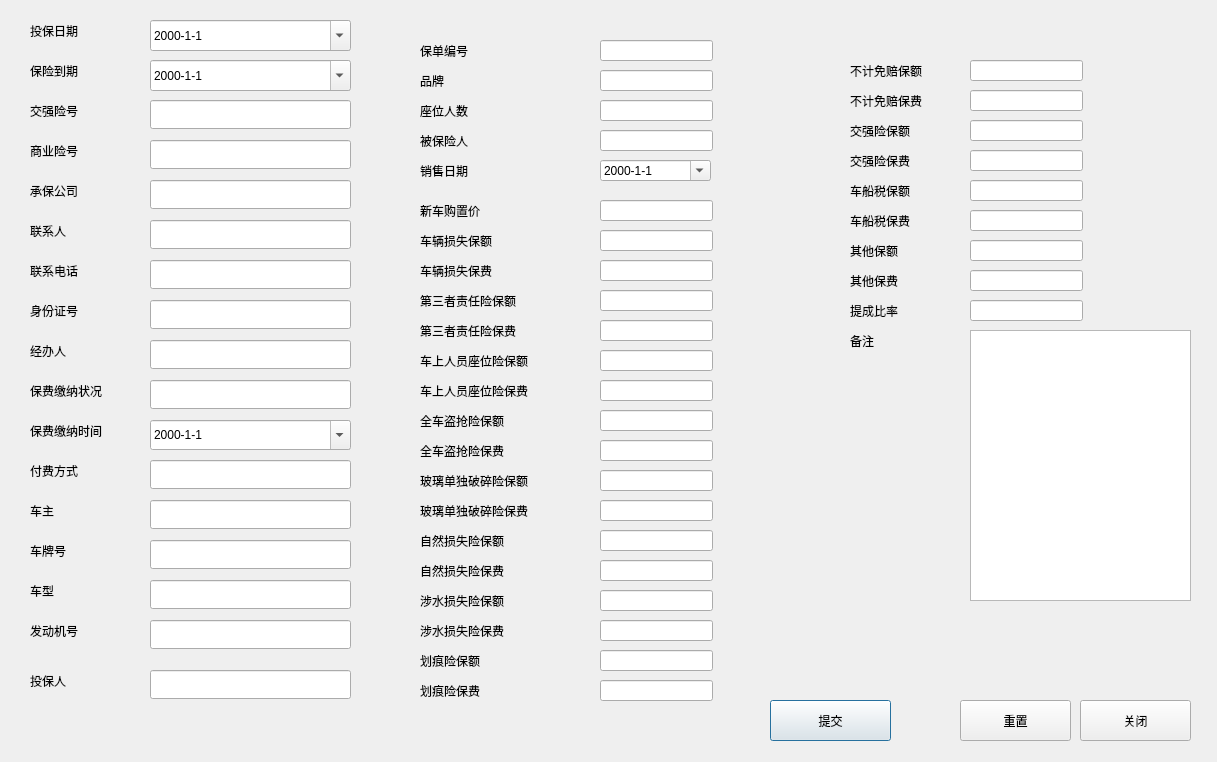
<?xml version="1.0" encoding="UTF-8"?>
<ui version="4.0">
 <class>WarrantInsertDialog</class>
 <widget class="QDialog" name="WarrantInsertDialog">
  <property name="geometry">
   <rect>
    <x>0</x>
    <y>0</y>
    <width>1217</width>
    <height>762</height>
   </rect>
  </property>
  <property name="windowTitle">
   <string>Dialog</string>
  </property>
  <widget class="QLabel" name="label_23">
   <property name="geometry">
    <rect>
     <x>420</x>
     <y>230</y>
     <width>111</width>
     <height>21</height>
    </rect>
   </property>
   <property name="text">
    <string>车辆损失保额</string>
   </property>
  </widget>
  <widget class="QLabel" name="label_46">
   <property name="geometry">
    <rect>
     <x>850</x>
     <y>270</y>
     <width>81</width>
     <height>21</height>
    </rect>
   </property>
   <property name="text">
    <string>其他保费</string>
   </property>
  </widget>
  <widget class="QLineEdit" name="Insert_InsuredEdit">
   <property name="geometry">
    <rect>
     <x>600</x>
     <y>130</y>
     <width>113</width>
     <height>21</height>
    </rect>
   </property>
  </widget>
  <widget class="QLineEdit" name="Insert_CarShipEdit">
   <property name="geometry">
    <rect>
     <x>970</x>
     <y>180</y>
     <width>113</width>
     <height>21</height>
    </rect>
   </property>
  </widget>
  <widget class="QLabel" name="label_7">
   <property name="geometry">
    <rect>
     <x>30</x>
     <y>260</y>
     <width>80</width>
     <height>21</height>
    </rect>
   </property>
   <property name="text">
    <string>联系电话</string>
   </property>
  </widget>
  <widget class="QLineEdit" name="Insert_BrandEdit">
   <property name="geometry">
    <rect>
     <x>600</x>
     <y>70</y>
     <width>113</width>
     <height>21</height>
    </rect>
   </property>
  </widget>
  <widget class="QPushButton" name="Main_CommitButton_2">
   <property name="geometry">
    <rect>
     <x>960</x>
     <y>700</y>
     <width>111</width>
     <height>41</height>
    </rect>
   </property>
   <property name="text">
    <string>重置</string>
   </property>
  </widget>
  <widget class="QLabel" name="label_34">
   <property name="geometry">
    <rect>
     <x>420</x>
     <y>560</y>
     <width>141</width>
     <height>21</height>
    </rect>
   </property>
   <property name="text">
    <string>自然损失险保费</string>
   </property>
  </widget>
  <widget class="QLineEdit" name="Insert_WaterPreEdit">
   <property name="geometry">
    <rect>
     <x>600</x>
     <y>620</y>
     <width>113</width>
     <height>21</height>
    </rect>
   </property>
  </widget>
  <widget class="QLineEdit" name="Insert_NatureEdit">
   <property name="geometry">
    <rect>
     <x>600</x>
     <y>530</y>
     <width>113</width>
     <height>21</height>
    </rect>
   </property>
  </widget>
  <widget class="QLineEdit" name="Insert_EngineNumberEdit">
   <property name="geometry">
    <rect>
     <x>150</x>
     <y>620</y>
     <width>201</width>
     <height>29</height>
    </rect>
   </property>
  </widget>
  <widget class="QLineEdit" name="Insert_ForcePayPreEdit">
   <property name="geometry">
    <rect>
     <x>970</x>
     <y>150</y>
     <width>113</width>
     <height>21</height>
    </rect>
   </property>
  </widget>
  <widget class="QLabel" name="label_18">
   <property name="geometry">
    <rect>
     <x>420</x>
     <y>70</y>
     <width>101</width>
     <height>21</height>
    </rect>
   </property>
   <property name="text">
    <string>品牌</string>
   </property>
  </widget>
  <widget class="QLabel" name="label_43">
   <property name="geometry">
    <rect>
     <x>850</x>
     <y>180</y>
     <width>101</width>
     <height>21</height>
    </rect>
   </property>
   <property name="text">
    <string>车船税保额</string>
   </property>
  </widget>
  <widget class="QLineEdit" name="Insert_ScarPreInsert">
   <property name="geometry">
    <rect>
     <x>600</x>
     <y>680</y>
     <width>113</width>
     <height>21</height>
    </rect>
   </property>
  </widget>
  <widget class="QLineEdit" name="Insert_OtherEdit">
   <property name="geometry">
    <rect>
     <x>970</x>
     <y>240</y>
     <width>113</width>
     <height>21</height>
    </rect>
   </property>
  </widget>
  <widget class="QLabel" name="label_10">
   <property name="geometry">
    <rect>
     <x>30</x>
     <y>380</y>
     <width>111</width>
     <height>21</height>
    </rect>
   </property>
   <property name="text">
    <string>保费缴纳状况</string>
   </property>
  </widget>
  <widget class="QLabel" name="label_25">
   <property name="geometry">
    <rect>
     <x>420</x>
     <y>290</y>
     <width>151</width>
     <height>21</height>
    </rect>
   </property>
   <property name="text">
    <string>第三者责任险保额</string>
   </property>
  </widget>
  <widget class="QLineEdit" name="Insert_PersonalNumberEdit">
   <property name="geometry">
    <rect>
     <x>150</x>
     <y>300</y>
     <width>201</width>
     <height>29</height>
    </rect>
   </property>
  </widget>
  <widget class="QLineEdit" name="Insert_GrassPreEdit">
   <property name="geometry">
    <rect>
     <x>600</x>
     <y>500</y>
     <width>113</width>
     <height>21</height>
    </rect>
   </property>
  </widget>
  <widget class="QLineEdit" name="Insert_CarKindEdit">
   <property name="geometry">
    <rect>
     <x>150</x>
     <y>580</y>
     <width>201</width>
     <height>29</height>
    </rect>
   </property>
  </widget>
  <widget class="QLineEdit" name="Insert_CarNumberEdit">
   <property name="geometry">
    <rect>
     <x>150</x>
     <y>540</y>
     <width>201</width>
     <height>29</height>
    </rect>
   </property>
  </widget>
  <widget class="QLabel" name="label_21">
   <property name="geometry">
    <rect>
     <x>420</x>
     <y>160</y>
     <width>101</width>
     <height>21</height>
    </rect>
   </property>
   <property name="text">
    <string>销售日期</string>
   </property>
  </widget>
  <widget class="QLabel" name="label_26">
   <property name="geometry">
    <rect>
     <x>420</x>
     <y>320</y>
     <width>151</width>
     <height>21</height>
    </rect>
   </property>
   <property name="text">
    <string>第三者责任险保费</string>
   </property>
  </widget>
  <widget class="QLabel" name="label_16">
   <property name="geometry">
    <rect>
     <x>30</x>
     <y>620</y>
     <width>101</width>
     <height>21</height>
    </rect>
   </property>
   <property name="text">
    <string>发动机号</string>
   </property>
  </widget>
  <widget class="QLabel" name="label_24">
   <property name="geometry">
    <rect>
     <x>420</x>
     <y>260</y>
     <width>111</width>
     <height>21</height>
    </rect>
   </property>
   <property name="text">
    <string>车辆损失保费</string>
   </property>
  </widget>
  <widget class="QLabel" name="label_44">
   <property name="geometry">
    <rect>
     <x>850</x>
     <y>210</y>
     <width>91</width>
     <height>21</height>
    </rect>
   </property>
   <property name="text">
    <string>车船税保费</string>
   </property>
  </widget>
  <widget class="QLineEdit" name="Insert_GrassEdit">
   <property name="geometry">
    <rect>
     <x>600</x>
     <y>470</y>
     <width>113</width>
     <height>21</height>
    </rect>
   </property>
  </widget>
  <widget class="QLabel" name="label_37">
   <property name="geometry">
    <rect>
     <x>420</x>
     <y>650</y>
     <width>111</width>
     <height>21</height>
    </rect>
   </property>
   <property name="text">
    <string>划痕险保额</string>
   </property>
  </widget>
  <widget class="QLineEdit" name="Insert_CommciEdit">
   <property name="geometry">
    <rect>
     <x>150</x>
     <y>140</y>
     <width>201</width>
     <height>29</height>
    </rect>
   </property>
  </widget>
  <widget class="QLabel" name="label_22">
   <property name="geometry">
    <rect>
     <x>420</x>
     <y>200</y>
     <width>101</width>
     <height>21</height>
    </rect>
   </property>
   <property name="text">
    <string>新车购置价</string>
   </property>
  </widget>
  <widget class="QLabel" name="label_15">
   <property name="geometry">
    <rect>
     <x>30</x>
     <y>580</y>
     <width>101</width>
     <height>21</height>
    </rect>
   </property>
   <property name="text">
    <string>车型</string>
   </property>
  </widget>
  <widget class="QLabel" name="label_39">
   <property name="geometry">
    <rect>
     <x>850</x>
     <y>60</y>
     <width>111</width>
     <height>21</height>
    </rect>
   </property>
   <property name="text">
    <string>不计免赔保额</string>
   </property>
  </widget>
  <widget class="QLabel" name="label_28">
   <property name="geometry">
    <rect>
     <x>420</x>
     <y>380</y>
     <width>161</width>
     <height>21</height>
    </rect>
   </property>
   <property name="text">
    <string>车上人员座位险保费</string>
   </property>
  </widget>
  <widget class="QLabel" name="label_30">
   <property name="geometry">
    <rect>
     <x>420</x>
     <y>440</y>
     <width>141</width>
     <height>21</height>
    </rect>
   </property>
   <property name="text">
    <string>全车盗抢险保费</string>
   </property>
  </widget>
  <widget class="QLineEdit" name="Insert_ForceEdit">
   <property name="geometry">
    <rect>
     <x>150</x>
     <y>100</y>
     <width>201</width>
     <height>29</height>
    </rect>
   </property>
  </widget>
  <widget class="QLineEdit" name="Insert_PassengerPreEdit">
   <property name="geometry">
    <rect>
     <x>600</x>
     <y>380</y>
     <width>113</width>
     <height>21</height>
    </rect>
   </property>
  </widget>
  <widget class="QLineEdit" name="Insert_VehicleLossEdit">
   <property name="geometry">
    <rect>
     <x>600</x>
     <y>230</y>
     <width>113</width>
     <height>21</height>
    </rect>
   </property>
  </widget>
  <widget class="QLabel" name="label_11">
   <property name="geometry">
    <rect>
     <x>30</x>
     <y>460</y>
     <width>111</width>
     <height>21</height>
    </rect>
   </property>
   <property name="text">
    <string>付费方式</string>
   </property>
  </widget>
  <widget class="QLabel" name="label_40">
   <property name="geometry">
    <rect>
     <x>850</x>
     <y>90</y>
     <width>111</width>
     <height>21</height>
    </rect>
   </property>
   <property name="text">
    <string>不计免赔保费</string>
   </property>
  </widget>
  <widget class="QLineEdit" name="Insert_PassengerEdit">
   <property name="geometry">
    <rect>
     <x>600</x>
     <y>350</y>
     <width>113</width>
     <height>21</height>
    </rect>
   </property>
  </widget>
  <widget class="QLineEdit" name="Insert_SeatingEdit">
   <property name="geometry">
    <rect>
     <x>600</x>
     <y>100</y>
     <width>113</width>
     <height>21</height>
    </rect>
   </property>
  </widget>
  <widget class="QLineEdit" name="Insert_ThirdEdit">
   <property name="geometry">
    <rect>
     <x>600</x>
     <y>290</y>
     <width>113</width>
     <height>21</height>
    </rect>
   </property>
  </widget>
  <widget class="QLineEdit" name="Insert_DeductibleEdit">
   <property name="geometry">
    <rect>
     <x>970</x>
     <y>60</y>
     <width>113</width>
     <height>21</height>
    </rect>
   </property>
  </widget>
  <widget class="QLabel" name="label_20">
   <property name="geometry">
    <rect>
     <x>420</x>
     <y>130</y>
     <width>101</width>
     <height>21</height>
    </rect>
   </property>
   <property name="text">
    <string>被保险人</string>
   </property>
  </widget>
  <widget class="QLabel" name="label_4">
   <property name="geometry">
    <rect>
     <x>30</x>
     <y>140</y>
     <width>80</width>
     <height>21</height>
    </rect>
   </property>
   <property name="text">
    <string>商业险号</string>
   </property>
  </widget>
  <widget class="QLineEdit" name="Insert_NewCarPayEdit">
   <property name="geometry">
    <rect>
     <x>600</x>
     <y>200</y>
     <width>113</width>
     <height>21</height>
    </rect>
   </property>
  </widget>
  <widget class="QLineEdit" name="Insert_TelEdit">
   <property name="geometry">
    <rect>
     <x>150</x>
     <y>260</y>
     <width>201</width>
     <height>29</height>
    </rect>
   </property>
  </widget>
  <widget class="QLabel" name="label_27">
   <property name="geometry">
    <rect>
     <x>420</x>
     <y>350</y>
     <width>171</width>
     <height>21</height>
    </rect>
   </property>
   <property name="text">
    <string>车上人员座位险保额</string>
   </property>
  </widget>
  <widget class="QLineEdit" name="Insert_CarShipPreEdit">
   <property name="geometry">
    <rect>
     <x>970</x>
     <y>210</y>
     <width>113</width>
     <height>21</height>
    </rect>
   </property>
  </widget>
  <widget class="QLineEdit" name="Insert_TheftPreEdit">
   <property name="geometry">
    <rect>
     <x>600</x>
     <y>440</y>
     <width>113</width>
     <height>21</height>
    </rect>
   </property>
  </widget>
  <widget class="QLineEdit" name="Insert_MainInsureEdit">
   <property name="geometry">
    <rect>
     <x>150</x>
     <y>670</y>
     <width>201</width>
     <height>29</height>
    </rect>
   </property>
  </widget>
  <widget class="QLabel" name="label_5">
   <property name="geometry">
    <rect>
     <x>30</x>
     <y>180</y>
     <width>80</width>
     <height>21</height>
    </rect>
   </property>
   <property name="text">
    <string>承保公司</string>
   </property>
  </widget>
  <widget class="QLabel" name="label_38">
   <property name="geometry">
    <rect>
     <x>420</x>
     <y>680</y>
     <width>111</width>
     <height>21</height>
    </rect>
   </property>
   <property name="text">
    <string>划痕险保费</string>
   </property>
  </widget>
  <widget class="QLabel" name="label_2">
   <property name="geometry">
    <rect>
     <x>30</x>
     <y>60</y>
     <width>80</width>
     <height>21</height>
    </rect>
   </property>
   <property name="text">
    <string>保险到期</string>
   </property>
  </widget>
  <widget class="QDateEdit" name="Insert_InsureDate">
   <property name="geometry">
    <rect>
     <x>150</x>
     <y>20</y>
     <width>201</width>
     <height>31</height>
    </rect>
   </property>
   <property name="displayFormat">
    <string>yyyy-M-d</string>
   </property>
   <property name="calendarPopup">
    <bool>true</bool>
   </property>
  </widget>
  <widget class="QLineEdit" name="Insert_StatusEdit">
   <property name="geometry">
    <rect>
     <x>150</x>
     <y>380</y>
     <width>201</width>
     <height>29</height>
    </rect>
   </property>
  </widget>
  <widget class="QLineEdit" name="Insert_IncEdit">
   <property name="geometry">
    <rect>
     <x>150</x>
     <y>180</y>
     <width>201</width>
     <height>29</height>
    </rect>
   </property>
  </widget>
  <widget class="QPushButton" name="Main_CommitButton">
   <property name="geometry">
    <rect>
     <x>770</x>
     <y>700</y>
     <width>121</width>
     <height>41</height>
    </rect>
   </property>
   <property name="text">
    <string>提交</string>
   </property>
   <property name="default">
    <bool>true</bool>
   </property>
  </widget>
  <widget class="QLineEdit" name="Insert_PayWayEdit">
   <property name="geometry">
    <rect>
     <x>150</x>
     <y>460</y>
     <width>201</width>
     <height>29</height>
    </rect>
   </property>
  </widget>
  <widget class="QLineEdit" name="Insert_TheftEdit">
   <property name="geometry">
    <rect>
     <x>600</x>
     <y>410</y>
     <width>113</width>
     <height>21</height>
    </rect>
   </property>
  </widget>
  <widget class="QLabel" name="label_6">
   <property name="geometry">
    <rect>
     <x>30</x>
     <y>220</y>
     <width>80</width>
     <height>21</height>
    </rect>
   </property>
   <property name="text">
    <string>联系人</string>
   </property>
  </widget>
  <widget class="QLineEdit" name="Insert_OtherPreEdit">
   <property name="geometry">
    <rect>
     <x>970</x>
     <y>270</y>
     <width>113</width>
     <height>21</height>
    </rect>
   </property>
  </widget>
  <widget class="QLabel" name="label_36">
   <property name="geometry">
    <rect>
     <x>420</x>
     <y>620</y>
     <width>131</width>
     <height>21</height>
    </rect>
   </property>
   <property name="text">
    <string>涉水损失险保费</string>
   </property>
  </widget>
  <widget class="QLabel" name="label_3">
   <property name="geometry">
    <rect>
     <x>30</x>
     <y>100</y>
     <width>80</width>
     <height>21</height>
    </rect>
   </property>
   <property name="text">
    <string>交强险号</string>
   </property>
  </widget>
  <widget class="QLineEdit" name="Insert_ScarEdit">
   <property name="geometry">
    <rect>
     <x>600</x>
     <y>650</y>
     <width>113</width>
     <height>21</height>
    </rect>
   </property>
  </widget>
  <widget class="QLineEdit" name="Insert_NaturePreEdit">
   <property name="geometry">
    <rect>
     <x>600</x>
     <y>560</y>
     <width>113</width>
     <height>21</height>
    </rect>
   </property>
  </widget>
  <widget class="QLineEdit" name="Insert_ContactEdit">
   <property name="geometry">
    <rect>
     <x>150</x>
     <y>220</y>
     <width>201</width>
     <height>29</height>
    </rect>
   </property>
  </widget>
  <widget class="QLabel" name="label_17">
   <property name="geometry">
    <rect>
     <x>30</x>
     <y>670</y>
     <width>101</width>
     <height>21</height>
    </rect>
   </property>
   <property name="text">
    <string>投保人</string>
   </property>
  </widget>
  <widget class="QLineEdit" name="Insert_ForcePayEdit">
   <property name="geometry">
    <rect>
     <x>970</x>
     <y>120</y>
     <width>113</width>
     <height>21</height>
    </rect>
   </property>
  </widget>
  <widget class="QDateEdit" name="Insert_PayDate">
   <property name="geometry">
    <rect>
     <x>600</x>
     <y>160</y>
     <width>111</width>
     <height>21</height>
    </rect>
   </property>
   <property name="displayFormat">
    <string>yyyy-M-d</string>
   </property>
   <property name="calendarPopup">
    <bool>true</bool>
   </property>
  </widget>
  <widget class="QLabel" name="label_14">
   <property name="geometry">
    <rect>
     <x>30</x>
     <y>540</y>
     <width>101</width>
     <height>21</height>
    </rect>
   </property>
   <property name="text">
    <string>车牌号</string>
   </property>
  </widget>
  <widget class="QLabel" name="label_56">
   <property name="geometry">
    <rect>
     <x>850</x>
     <y>330</y>
     <width>41</width>
     <height>21</height>
    </rect>
   </property>
   <property name="text">
    <string>备注</string>
   </property>
  </widget>
  <widget class="QLineEdit" name="Insert_VehicleLossPreEdit">
   <property name="geometry">
    <rect>
     <x>600</x>
     <y>260</y>
     <width>113</width>
     <height>21</height>
    </rect>
   </property>
  </widget>
  <widget class="QLineEdit" name="Insert_CarPersonEdit">
   <property name="geometry">
    <rect>
     <x>150</x>
     <y>500</y>
     <width>201</width>
     <height>29</height>
    </rect>
   </property>
  </widget>
  <widget class="QLineEdit" name="Insert_ThirdPreEdit">
   <property name="geometry">
    <rect>
     <x>600</x>
     <y>320</y>
     <width>113</width>
     <height>21</height>
    </rect>
   </property>
  </widget>
  <widget class="QLabel" name="label_54">
   <property name="geometry">
    <rect>
     <x>850</x>
     <y>300</y>
     <width>71</width>
     <height>21</height>
    </rect>
   </property>
   <property name="text">
    <string>提成比率</string>
   </property>
  </widget>
  <widget class="QLineEdit" name="Insert_MoreRatioEdit">
   <property name="geometry">
    <rect>
     <x>970</x>
     <y>300</y>
     <width>113</width>
     <height>21</height>
    </rect>
   </property>
  </widget>
  <widget class="QLabel" name="label_45">
   <property name="geometry">
    <rect>
     <x>850</x>
     <y>240</y>
     <width>81</width>
     <height>21</height>
    </rect>
   </property>
   <property name="text">
    <string>其他保额</string>
   </property>
  </widget>
  <widget class="QLabel" name="label_32">
   <property name="geometry">
    <rect>
     <x>420</x>
     <y>500</y>
     <width>171</width>
     <height>21</height>
    </rect>
   </property>
   <property name="text">
    <string>玻璃单独破碎险保费</string>
   </property>
  </widget>
  <widget class="QLabel" name="label_31">
   <property name="geometry">
    <rect>
     <x>420</x>
     <y>470</y>
     <width>171</width>
     <height>21</height>
    </rect>
   </property>
   <property name="text">
    <string>玻璃单独破碎险保额</string>
   </property>
  </widget>
  <widget class="QLabel" name="label_33">
   <property name="geometry">
    <rect>
     <x>420</x>
     <y>530</y>
     <width>131</width>
     <height>21</height>
    </rect>
   </property>
   <property name="text">
    <string>自然损失险保额</string>
   </property>
  </widget>
  <widget class="QLineEdit" name="Insert_AgentEdit">
   <property name="geometry">
    <rect>
     <x>150</x>
     <y>340</y>
     <width>201</width>
     <height>29</height>
    </rect>
   </property>
  </widget>
  <widget class="QTextEdit" name="Insert_OtherText">
   <property name="geometry">
    <rect>
     <x>970</x>
     <y>330</y>
     <width>221</width>
     <height>271</height>
    </rect>
   </property>
  </widget>
  <widget class="QLabel" name="label_12">
   <property name="geometry">
    <rect>
     <x>30</x>
     <y>420</y>
     <width>111</width>
     <height>21</height>
    </rect>
   </property>
   <property name="text">
    <string>保费缴纳时间</string>
   </property>
  </widget>
  <widget class="QLabel" name="label_35">
   <property name="geometry">
    <rect>
     <x>420</x>
     <y>590</y>
     <width>131</width>
     <height>21</height>
    </rect>
   </property>
   <property name="text">
    <string>涉水损失险保额</string>
   </property>
  </widget>
  <widget class="QLabel" name="label_29">
   <property name="geometry">
    <rect>
     <x>420</x>
     <y>410</y>
     <width>131</width>
     <height>21</height>
    </rect>
   </property>
   <property name="text">
    <string>全车盗抢险保额</string>
   </property>
  </widget>
  <widget class="QLabel" name="label_42">
   <property name="geometry">
    <rect>
     <x>850</x>
     <y>150</y>
     <width>91</width>
     <height>21</height>
    </rect>
   </property>
   <property name="text">
    <string>交强险保费</string>
   </property>
  </widget>
  <widget class="QLabel" name="label_41">
   <property name="geometry">
    <rect>
     <x>850</x>
     <y>120</y>
     <width>91</width>
     <height>21</height>
    </rect>
   </property>
   <property name="text">
    <string>交强险保额</string>
   </property>
  </widget>
  <widget class="QLabel" name="label_9">
   <property name="geometry">
    <rect>
     <x>30</x>
     <y>340</y>
     <width>80</width>
     <height>21</height>
    </rect>
   </property>
   <property name="text">
    <string>经办人</string>
   </property>
  </widget>
  <widget class="QLineEdit" name="Insert_WaterEdit">
   <property name="geometry">
    <rect>
     <x>600</x>
     <y>590</y>
     <width>113</width>
     <height>21</height>
    </rect>
   </property>
  </widget>
  <widget class="QLabel" name="label">
   <property name="geometry">
    <rect>
     <x>30</x>
     <y>20</y>
     <width>80</width>
     <height>21</height>
    </rect>
   </property>
   <property name="text">
    <string>投保日期</string>
   </property>
  </widget>
  <widget class="QLabel" name="label_19">
   <property name="geometry">
    <rect>
     <x>420</x>
     <y>100</y>
     <width>101</width>
     <height>21</height>
    </rect>
   </property>
   <property name="text">
    <string>座位人数</string>
   </property>
  </widget>
  <widget class="QLineEdit" name="Insert_DeductiblePreInsert">
   <property name="geometry">
    <rect>
     <x>970</x>
     <y>90</y>
     <width>113</width>
     <height>21</height>
    </rect>
   </property>
  </widget>
  <widget class="QLabel" name="label_13">
   <property name="geometry">
    <rect>
     <x>30</x>
     <y>500</y>
     <width>101</width>
     <height>21</height>
    </rect>
   </property>
   <property name="text">
    <string>车主</string>
   </property>
  </widget>
  <widget class="QPushButton" name="Main_CommitButton_3">
   <property name="geometry">
    <rect>
     <x>1080</x>
     <y>700</y>
     <width>111</width>
     <height>41</height>
    </rect>
   </property>
   <property name="text">
    <string>关闭</string>
   </property>
  </widget>
  <widget class="QLabel" name="label_8">
   <property name="geometry">
    <rect>
     <x>30</x>
     <y>300</y>
     <width>80</width>
     <height>21</height>
    </rect>
   </property>
   <property name="text">
    <string>身份证号</string>
   </property>
  </widget>
  <widget class="QDateEdit" name="Insert_OverDate">
   <property name="geometry">
    <rect>
     <x>150</x>
     <y>60</y>
     <width>201</width>
     <height>31</height>
    </rect>
   </property>
   <property name="displayFormat">
    <string>yyyy-M-d</string>
   </property>
   <property name="calendarPopup">
    <bool>true</bool>
   </property>
  </widget>
  <widget class="QDateEdit" name="Insert_ThroughDate">
   <property name="geometry">
    <rect>
     <x>150</x>
     <y>420</y>
     <width>201</width>
     <height>30</height>
    </rect>
   </property>
   <property name="displayFormat">
    <string>yyyy-M-d</string>
   </property>
   <property name="calendarPopup">
    <bool>true</bool>
   </property>
  </widget>
  <widget class="QLabel" name="label_47">
   <property name="geometry">
    <rect>
     <x>420</x>
     <y>40</y>
     <width>80</width>
     <height>21</height>
    </rect>
   </property>
   <property name="text">
    <string>保单编号</string>
   </property>
  </widget>
  <widget class="QLineEdit" name="Insert_WarrantNumberEdit">
   <property name="geometry">
    <rect>
     <x>600</x>
     <y>40</y>
     <width>113</width>
     <height>21</height>
    </rect>
   </property>
  </widget>
 </widget>
 <resources/>
 <connections/>
</ui>
